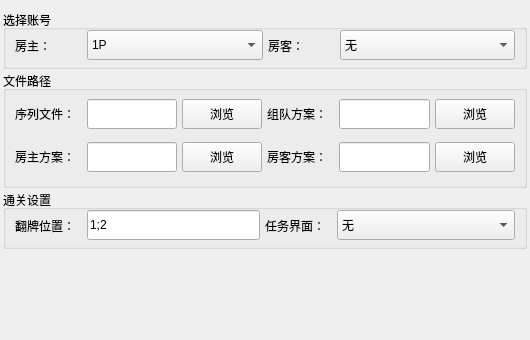
<?xml version="1.0" encoding="UTF-8"?>
<ui version="4.0">
 <class>SerialLevelParam</class>
 <widget class="QWidget" name="SerialLevelParam">
  <property name="geometry">
   <rect>
    <x>0</x>
    <y>0</y>
    <width>530</width>
    <height>340</height>
   </rect>
  </property>
  <property name="windowTitle">
   <string>Form</string>
  </property>
  <layout class="QVBoxLayout" name="verticalLayout_top" stretch="2,4,2,3">
   <property name="spacing">
    <number>2</number>
   </property>
   <property name="leftMargin">
    <number>3</number>
   </property>
   <property name="topMargin">
    <number>10</number>
   </property>
   <property name="rightMargin">
    <number>3</number>
   </property>
   <property name="bottomMargin">
    <number>3</number>
   </property>
   <item>
    <widget class="QGroupBox" name="groupBox_select_players">
     <property name="title">
      <string>选择账号</string>
     </property>
     <layout class="QHBoxLayout" name="horizontalLayout_select_player">
      <property name="spacing">
       <number>5</number>
      </property>
      <property name="topMargin">
       <number>0</number>
      </property>
      <property name="bottomMargin">
       <number>5</number>
      </property>
      <item>
       <widget class="QLabel" name="label_select_1p">
        <property name="maximumSize">
         <size>
          <width>67</width>
          <height>16777215</height>
         </size>
        </property>
        <property name="text">
         <string>房主：</string>
        </property>
       </widget>
      </item>
      <item>
       <widget class="QComboBox" name="comboBox_select_1p">
        <property name="minimumSize">
         <size>
          <width>0</width>
          <height>30</height>
         </size>
        </property>
        <item>
         <property name="text">
          <string>1P</string>
         </property>
        </item>
        <item>
         <property name="text">
          <string>2P</string>
         </property>
        </item>
       </widget>
      </item>
      <item>
       <widget class="QLabel" name="label_select_2p">
        <property name="maximumSize">
         <size>
          <width>67</width>
          <height>16777215</height>
         </size>
        </property>
        <property name="text">
         <string>房客：</string>
        </property>
       </widget>
      </item>
      <item>
       <widget class="QComboBox" name="comboBox_select_2p">
        <property name="minimumSize">
         <size>
          <width>0</width>
          <height>30</height>
         </size>
        </property>
        <item>
         <property name="text">
          <string>无</string>
         </property>
        </item>
        <item>
         <property name="text">
          <string>1P</string>
         </property>
        </item>
        <item>
         <property name="text">
          <string>2P</string>
         </property>
        </item>
       </widget>
      </item>
     </layout>
    </widget>
   </item>
   <item>
    <widget class="QGroupBox" name="groupBox_file_path">
     <property name="title">
      <string>文件路径</string>
     </property>
     <layout class="QGridLayout" name="gridLayout_file_path">
      <property name="topMargin">
       <number>0</number>
      </property>
      <property name="bottomMargin">
       <number>5</number>
      </property>
      <property name="spacing">
       <number>5</number>
      </property>
      <item row="0" column="0">
       <widget class="QLabel" name="label_series_path">
        <property name="minimumSize">
         <size>
          <width>67</width>
          <height>0</height>
         </size>
        </property>
        <property name="maximumSize">
         <size>
          <width>67</width>
          <height>30</height>
         </size>
        </property>
        <property name="text">
         <string>序列文件：</string>
        </property>
       </widget>
      </item>
      <item row="0" column="1">
       <widget class="QLineEdit" name="lineEdit_series_path">
        <property name="minimumSize">
         <size>
          <width>0</width>
          <height>30</height>
         </size>
        </property>
       </widget>
      </item>
      <item row="0" column="2">
       <widget class="QPushButton" name="pushButton_series_path">
        <property name="minimumSize">
         <size>
          <width>80</width>
          <height>30</height>
         </size>
        </property>
        <property name="maximumSize">
         <size>
          <width>80</width>
          <height>30</height>
         </size>
        </property>
        <property name="text">
         <string>浏览</string>
        </property>
       </widget>
      </item>
      <item row="0" column="3">
       <widget class="QLabel" name="label_plan_path_team">
        <property name="minimumSize">
         <size>
          <width>67</width>
          <height>0</height>
         </size>
        </property>
        <property name="maximumSize">
         <size>
          <width>67</width>
          <height>30</height>
         </size>
        </property>
        <property name="text">
         <string>组队方案：</string>
        </property>
       </widget>
      </item>
      <item row="0" column="4">
       <widget class="QLineEdit" name="lineEdit_plan_path_team">
        <property name="minimumSize">
         <size>
          <width>0</width>
          <height>30</height>
         </size>
        </property>
       </widget>
      </item>
      <item row="0" column="5">
       <widget class="QPushButton" name="pushButton_plan_path_team">
        <property name="minimumSize">
         <size>
          <width>80</width>
          <height>30</height>
         </size>
        </property>
        <property name="maximumSize">
         <size>
          <width>80</width>
          <height>30</height>
         </size>
        </property>
        <property name="text">
         <string>浏览</string>
        </property>
       </widget>
      </item>
      <item row="1" column="0">
       <widget class="QLabel" name="label_plan_path_1p">
        <property name="minimumSize">
         <size>
          <width>67</width>
          <height>0</height>
         </size>
        </property>
        <property name="maximumSize">
         <size>
          <width>67</width>
          <height>30</height>
         </size>
        </property>
        <property name="text">
         <string>房主方案：</string>
        </property>
       </widget>
      </item>
      <item row="1" column="1">
       <widget class="QLineEdit" name="lineEdit_plan_path_1p">
        <property name="minimumSize">
         <size>
          <width>0</width>
          <height>30</height>
         </size>
        </property>
       </widget>
      </item>
      <item row="1" column="2">
       <widget class="QPushButton" name="pushButton_plan_path_1p">
        <property name="minimumSize">
         <size>
          <width>80</width>
          <height>30</height>
         </size>
        </property>
        <property name="maximumSize">
         <size>
          <width>80</width>
          <height>30</height>
         </size>
        </property>
        <property name="text">
         <string>浏览</string>
        </property>
       </widget>
      </item>
      <item row="1" column="3">
       <widget class="QLabel" name="label_plan_path_2p">
        <property name="minimumSize">
         <size>
          <width>67</width>
          <height>0</height>
         </size>
        </property>
        <property name="maximumSize">
         <size>
          <width>67</width>
          <height>30</height>
         </size>
        </property>
        <property name="text">
         <string>房客方案：</string>
        </property>
       </widget>
      </item>
      <item row="1" column="4">
       <widget class="QLineEdit" name="lineEdit_plan_path_2p">
        <property name="minimumSize">
         <size>
          <width>0</width>
          <height>30</height>
         </size>
        </property>
       </widget>
      </item>
      <item row="1" column="5">
       <widget class="QPushButton" name="pushButton_plan_path_2p">
        <property name="minimumSize">
         <size>
          <width>80</width>
          <height>30</height>
         </size>
        </property>
        <property name="maximumSize">
         <size>
          <width>80</width>
          <height>30</height>
         </size>
        </property>
        <property name="text">
         <string>浏览</string>
        </property>
       </widget>
      </item>
     </layout>
    </widget>
   </item>
   <item>
    <widget class="QGroupBox" name="groupBox_other_setting">
     <property name="title">
      <string>通关设置</string>
     </property>
     <layout class="QHBoxLayout" name="horizontalLayout_other_setting" stretch="2,3,2,3">
      <property name="spacing">
       <number>5</number>
      </property>
      <property name="topMargin">
       <number>0</number>
      </property>
      <property name="bottomMargin">
       <number>5</number>
      </property>
      <item>
       <widget class="QLabel" name="label_flop_pos">
        <property name="minimumSize">
         <size>
          <width>67</width>
          <height>0</height>
         </size>
        </property>
        <property name="maximumSize">
         <size>
          <width>67</width>
          <height>16777215</height>
         </size>
        </property>
        <property name="text">
         <string>翻牌位置：</string>
        </property>
       </widget>
      </item>
      <item>
       <widget class="QLineEdit" name="lineEdit_flop_pos">
        <property name="minimumSize">
         <size>
          <width>0</width>
          <height>30</height>
         </size>
        </property>
        <property name="maximumSize">
         <size>
          <width>178</width>
          <height>16777215</height>
         </size>
        </property>
        <property name="text">
         <string>1;2</string>
        </property>
       </widget>
      </item>
      <item>
       <widget class="QLabel" name="label_quest_panel">
        <property name="minimumSize">
         <size>
          <width>67</width>
          <height>0</height>
         </size>
        </property>
        <property name="maximumSize">
         <size>
          <width>67</width>
          <height>16777215</height>
         </size>
        </property>
        <property name="text">
         <string>任务界面：</string>
        </property>
       </widget>
      </item>
      <item>
       <widget class="QComboBox" name="comboBox_quest_panel">
        <property name="minimumSize">
         <size>
          <width>178</width>
          <height>30</height>
         </size>
        </property>
        <item>
         <property name="text">
          <string>无</string>
         </property>
        </item>
        <item>
         <property name="text">
          <string>美食大赛</string>
         </property>
        </item>
        <item>
         <property name="text">
          <string>探险营地</string>
         </property>
        </item>
       </widget>
      </item>
     </layout>
    </widget>
   </item>
   <item>
    <spacer name="verticalSpacer_top">
     <property name="orientation">
      <enum>Qt::Vertical</enum>
     </property>
     <property name="sizeHint" stdset="0">
      <size>
       <width>20</width>
       <height>40</height>
      </size>
     </property>
    </spacer>
   </item>
  </layout>
 </widget>
 <resources/>
 <connections/>
</ui>
